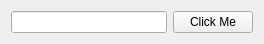
<?xml version="1.0" encoding="UTF-8"?>
<ui version="4.0">
 <class>MainWindow</class>
 <widget class="QMainWindow" name="MainWindow">
  <property name="geometry">
   <rect>
    <x>0</x>
    <y>0</y>
    <width>264</width>
    <height>43</height>
   </rect>
  </property>
  <property name="windowTitle">
   <string>MainWindow</string>
  </property>
  <widget class="QWidget" name="centralWidget">
   <layout class="QGridLayout" name="gridLayout">
    <item row="0" column="0">
     <layout class="QHBoxLayout" name="horizontalLayout">
      <item>
       <widget class="QLineEdit" name="text"/>
      </item>
      <item>
       <widget class="QPushButton" name="butao">
        <property name="text">
         <string>Click Me</string>
        </property>
       </widget>
      </item>
     </layout>
    </item>
   </layout>
  </widget>
 </widget>
 <layoutdefault spacing="6" margin="11"/>
 <resources/>
 <connections/>
</ui>
